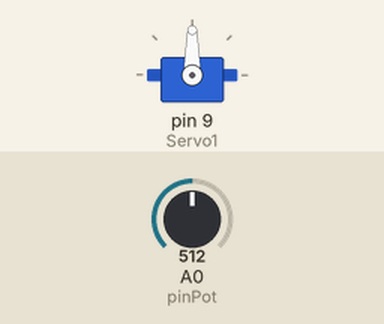
This sketch was run on a simulated Arduino Uno, built with avr-gcc and run on an emulated ATmega328P. On the bench: servo. Inputs (shaded band) come from the test bench; at power-on: A0 (pinPot) = 512.

Above: at 1.2 s.
1.3 s: A0 (pinPot) set to 716
At 2.5 s:
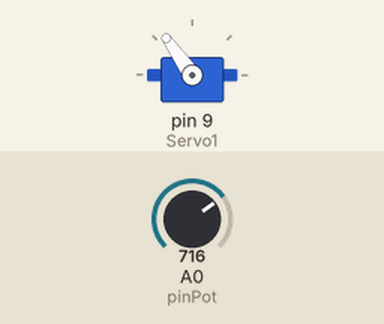
2.8 s: A0 (pinPot) set to 900
At 4.0 s:
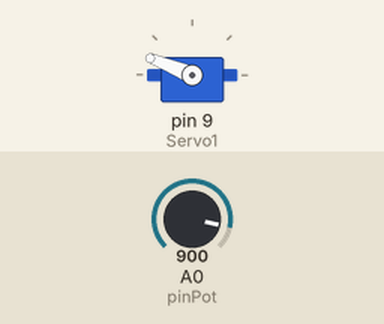
4.3 s: A0 (pinPot) set to 1023
At 5.5 s:
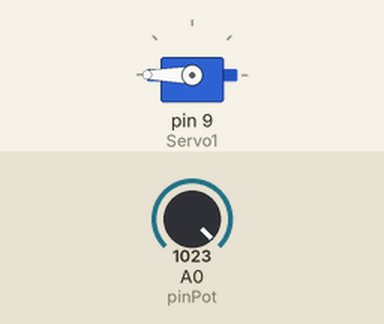
5.8 s: A0 (pinPot) set to 306
At 7.0 s:
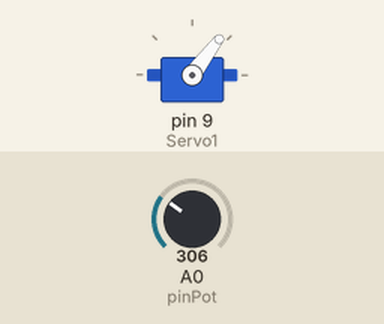
7.3 s: A0 (pinPot) set to 122
At 8.7 s:
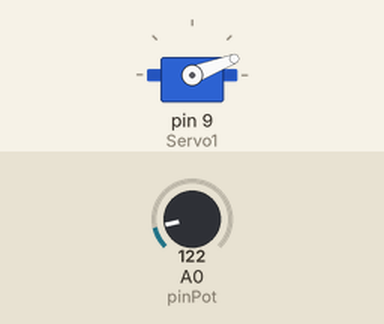
Timing chart, 0 to 9.8 s (numbered marks = the images above; inputs shaded):
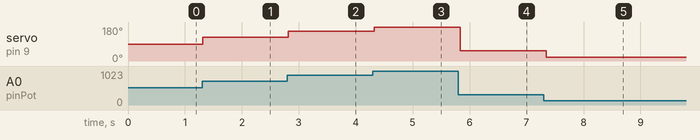

Measured:
- after the input at 1.3 s, servo on pin 9 (Servo1): 90° → 125° at once
- after the input at 2.8 s, servo on pin 9 (Servo1): 125° → 158° at once
- after the input at 4.3 s, servo on pin 9 (Servo1): 158° → 180° at once
- after the input at 5.8 s, servo on pin 9 (Servo1): 180° → 53° at once
- after the input at 7.3 s, servo on pin 9 (Servo1): 53° → 21° after 0.05 s

The sketch:

Practica2_ServoMotor.ino
```cpp
#include <Servo.h>

Servo Servo1;
int const pinPot = A0;
int valorPot;
int angulo;
int dt = 100;


void setup() {
  // put your setup code here, to run once:
  Servo1.attach(9);
}

void loop() {
  // put your main code here, to run repeatedly:

valorPot = analogRead(pinPot);
Serial.print("Posicion del potenciometro");
Serial.print(valorPot);
angulo = map(valorPot, 0, 1023, 0, 180);
Serial.print(", Angulo");
Servo1.write(angulo);
delay(dt);

}
```
